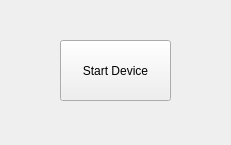
<?xml version="1.0" encoding="UTF-8"?>
<ui version="4.0">
 <class>MainWindowClass</class>
 <widget class="QMainWindow" name="MainWindowClass">
  <property name="geometry">
   <rect>
    <x>0</x>
    <y>0</y>
    <width>231</width>
    <height>145</height>
   </rect>
  </property>
  <property name="windowTitle">
   <string>7invensun Launcher</string>
  </property>
  <widget class="QWidget" name="centralWidget">
   <widget class="QPushButton" name="linkButton">
    <property name="geometry">
     <rect>
      <x>60</x>
      <y>40</y>
      <width>111</width>
      <height>61</height>
     </rect>
    </property>
    <property name="text">
     <string>Start Device</string>
    </property>
   </widget>
  </widget>
 </widget>
 <layoutdefault spacing="6" margin="11"/>
 <resources>
  <include location="MainWindow.qrc"/>
 </resources>
 <connections/>
</ui>
